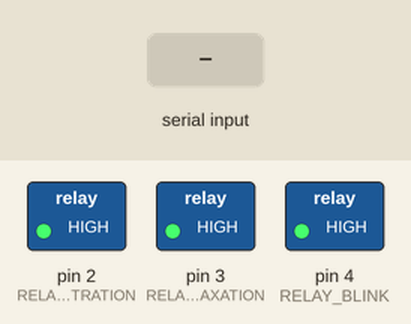
A sketch run on a simulated Arduino Uno, built with avr-gcc and run on an emulated ATmega328P. On the bench: switched loads named in the sketch (green lamp = pin HIGH). The test bench sets the inputs (shaded band).

Above: at 1.2 s.
1.3 s: "C" received over Serial
At 2.1 s:
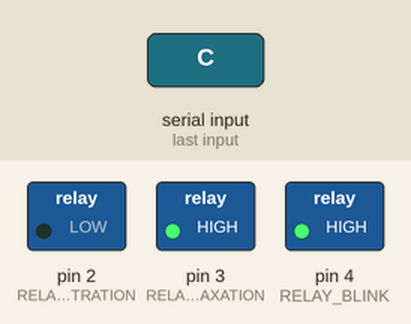
2.8 s: "R" received over Serial
At 3.3 s:
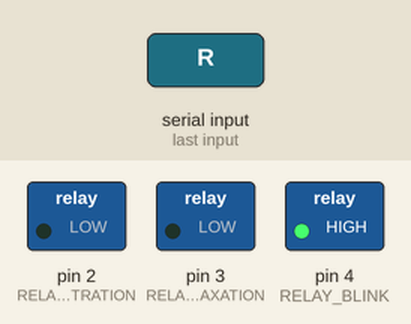
4.3 s: "c" received over Serial
At 5.5 s:
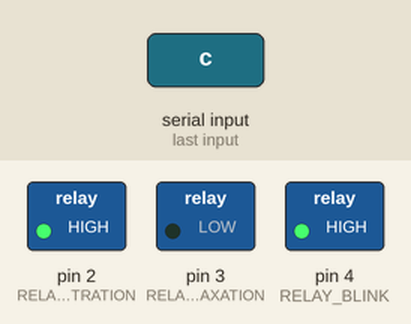
5.8 s: "B" received over Serial
At 6.2 s:
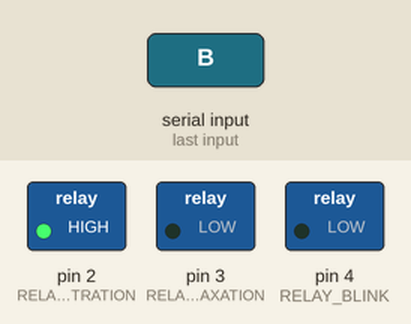
7.8 s: "r" received over Serial
At 8.3 s:
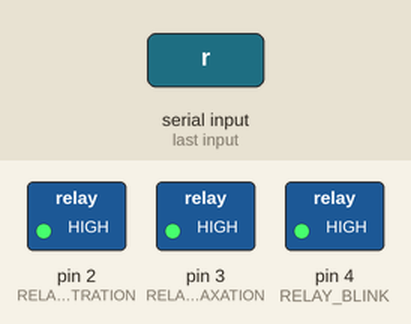
9.3 s: "B" received over Serial
At 9.7 s:
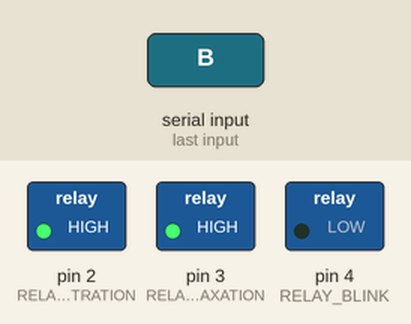
Timing chart, 0 to 12.3 s (numbered marks = the images above; inputs shaded):
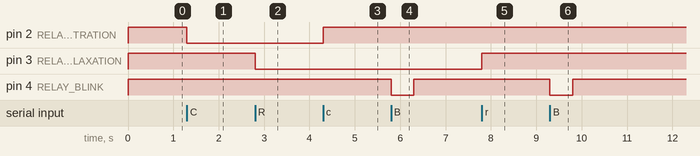

Measured:
- after the input at 1.3 s, pin 2 (RELAY_CONCENTRATION): HIGH → LOW at once
- after the input at 2.8 s, pin 3 (RELAY_RELAXATION): HIGH → LOW at once
- after the input at 4.3 s, pin 2 (RELAY_CONCENTRATION): LOW → HIGH at once
- after the input at 5.8 s, pin 4 (RELAY_BLINK): HIGH → LOW at once, → HIGH 0.50 s later
- after the input at 7.8 s, pin 3 (RELAY_RELAXATION): LOW → HIGH at once
- after the input at 9.3 s, pin 4 (RELAY_BLINK): HIGH → LOW at once, → HIGH 0.50 s later

The sketch:

arduino.ino
```cpp
// --- Code Arduino pour Relais NeuroSky ---
const int RELAY_CONCENTRATION = 2;
const int RELAY_RELAXATION = 3;
const int RELAY_BLINK = 4;

// Variables pour stocker l'état
bool concentState = false;
bool relaxState = false;
bool blinkState = false;

// Timer pour éteindre le relais clignement automatiquement
unsigned long blinkTimer = 0;

void setup() {
  Serial.begin(115200); // Vitesse élevée pour réduire la latence

  pinMode(RELAY_CONCENTRATION, OUTPUT);
  pinMode(RELAY_RELAXATION, OUTPUT);
  pinMode(RELAY_BLINK, OUTPUT);

  // Initialisation : tout éteint (HIGH ou LOW selon votre module relais)
  // Souvent les relais sont actifs à LOW. Adaptez si nécessaire.
  digitalWrite(RELAY_CONCENTRATION, HIGH);
  digitalWrite(RELAY_RELAXATION, HIGH);
  digitalWrite(RELAY_BLINK, HIGH);
}

void loop() {
  if (Serial.available() > 0) {
    char command = Serial.read();

    // Protocole simple :
    // 'C' = Concentration ON, 'c' = OFF
    // 'R' = Relaxation ON,   'r' = OFF
    // 'B' = Clignement (Impulsion)

    switch (command) {
      case 'C':
        digitalWrite(RELAY_CONCENTRATION, LOW); // Active
        break;
      case 'c':
        digitalWrite(RELAY_CONCENTRATION, HIGH); // Désactive
        break;
      case 'R':
        digitalWrite(RELAY_RELAXATION, LOW);
        break;
      case 'r':
        digitalWrite(RELAY_RELAXATION, HIGH);
        break;
      case 'B':
        digitalWrite(RELAY_BLINK, LOW);
        blinkTimer = millis();
        blinkState = true;
        break;
    }
  }

  // Gestion de l'impulsion pour le clignement (reste actif 500ms)
  if (blinkState && (millis() - blinkTimer > 500)) {
    digitalWrite(RELAY_BLINK, HIGH);
    blinkState = false;
  }
}
```
